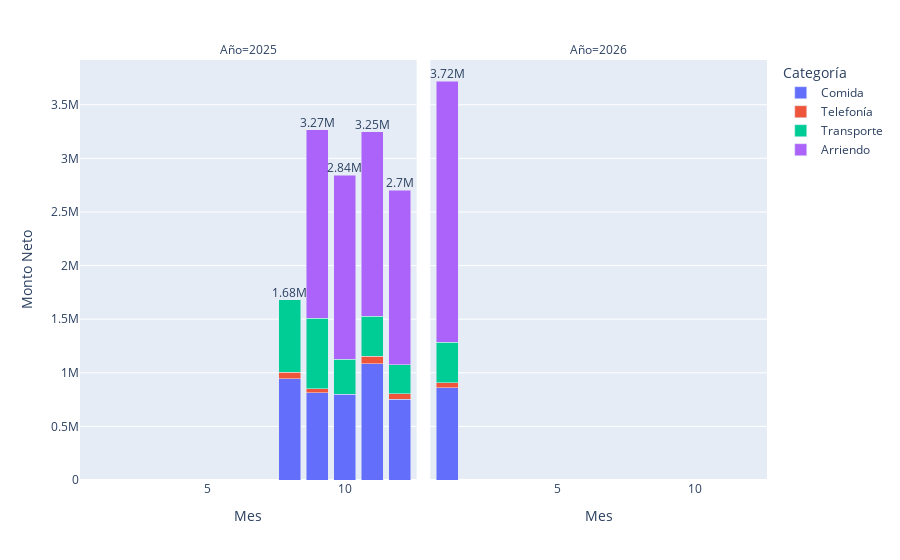

Source (notebook cell):
### Code cell
plot_expenses(df_processed)

### Figure 1 — Plotly figure (JSON) as saved in the notebook; plotly's stock layout.template omitted (floating-point values rounded to 4 significant figures)
{"data": [{"hovertemplate": "Categoría=Comida<br>Año=2025<br>Mes=%{x}<br>Monto Neto=%{y}<extra></extra>", "legendgroup": "Comida", "marker": {"color": "#636efa", "pattern": {"shape": ""}}, "name": "Comida", "orientation": "v", "showlegend": true, "textposition": "auto", "type": "bar", "x": [8, 9, 10, 11, 12], "xaxis": "x", "y": [943500.0, 812700.0, 798900.0, 1084000.0, 752100.0], "yaxis": "y"}, {"hovertemplate": "Categoría=Comida<br>Año=2026<br>Mes=%{x}<br>Monto Neto=%{y}<extra></extra>", "legendgroup": "Comida", "marker": {"color": "#636efa", "pattern": {"shape": ""}}, "name": "Comida", "orientation": "v", "showlegend": false, "textposition": "auto", "type": "bar", "x": [1], "xaxis": "x2", "y": [861500.0], "yaxis": "y2"}, {"hovertemplate": "Categoría=Telefonía<br>Año=2025<br>Mes=%{x}<br>Monto Neto=%{y}<extra></extra>", "legendgroup": "Telefonía", "marker": {"color": "#EF553B", "pattern": {"shape": ""}}, "name": "Telefonía", "orientation": "v", "showlegend": true, "textposition": "auto", "type": "bar", "x": [8, 9, 11, 12], "xaxis": "x", "y": [59960.0, 39900.0, 69040.0, 52800.0], "yaxis": "y"}, {"hovertemplate": "Categoría=Telefonía<br>Año=2026<br>Mes=%{x}<br>Monto Neto=%{y}<extra></extra>", "legendgroup": "Telefonía", "marker": {"color": "#EF553B", "pattern": {"shape": ""}}, "name": "Telefonía", "orientation": "v", "showlegend": false, "textposition": "auto", "type": "bar", "x": [1], "xaxis": "x2", "y": [45240.0], "yaxis": "y2"}, {"hovertemplate": "Categoría=Transporte<br>Año=2025<br>Mes=%{x}<br>Monto Neto=%{y}<extra></extra>", "legendgroup": "Transporte", "marker": {"color": "#00cc96", "pattern": {"shape": ""}}, "name": "Transporte", "orientation": "v", "showlegend": true, "textposition": "auto", "type": "bar", "x": [8, 9, 10, 11, 12], "xaxis": "x", "y": [680000.0, 654700.0, 326400.0, 376000.0, 270300.0], "yaxis": "y"}, {"hovertemplate": "Categoría=Transporte<br>Año=2026<br>Mes=%{x}<br>Monto Neto=%{y}<extra></extra>", "legendgroup": "Transporte", "marker": {"color": "#00cc96", "pattern": {"shape": ""}}, "name": "Transporte", "orientation": "v", "showlegend": false, "textposition": "auto", "type": "bar", "x": [1], "xaxis": "x2", "y": [376300.0], "yaxis": "y2"}, {"hovertemplate": "Categoría=Arriendo<br>Año=2025<br>Mes=%{x}<br>Monto Neto=%{y}<extra></extra>", "legendgroup": "Arriendo", "marker": {"color": "#ab63fa", "pattern": {"shape": ""}}, "name": "Arriendo", "orientation": "v", "showlegend": true, "textposition": "auto", "type": "bar", "x": [9, 10, 11, 12], "xaxis": "x", "y": [1760000.0, 1720000.0, 1718000.0, 1629000.0], "yaxis": "y"}, {"hovertemplate": "Categoría=Arriendo<br>Año=2026<br>Mes=%{x}<br>Monto Neto=%{y}<extra></extra>", "legendgroup": "Arriendo", "marker": {"color": "#ab63fa", "pattern": {"shape": ""}}, "name": "Arriendo", "orientation": "v", "showlegend": false, "textposition": "auto", "type": "bar", "x": [1], "xaxis": "x2", "y": [2439000.0], "yaxis": "y2"}, {"mode": "text", "name": "Total 2025", "showlegend": false, "text": ["1.68M", "3.27M", "2.84M", "3.25M", "2.7M"], "textposition": "top center", "type": "scatter", "x": [8, 9, 10, 11, 12], "xaxis": "x", "y": [1683000.0, 3267000.0, 2845000.0, 3247000.0, 2704000.0], "yaxis": "y"}, {"mode": "text", "name": "Total 2026", "showlegend": false, "text": ["3.72M"], "textposition": "top center", "type": "scatter", "x": [1], "xaxis": "x2", "y": [3722000.0], "yaxis": "y2"}], "layout": {"annotations": [{"font": {}, "showarrow": false, "text": "Año=2025", "x": 0.245, "xanchor": "center", "xref": "paper", "y": 1, "yanchor": "bottom", "yref": "paper"}, {"font": {}, "showarrow": false, "text": "Año=2026", "x": 0.755, "xanchor": "center", "xref": "paper", "y": 1, "yanchor": "bottom", "yref": "paper"}], "barmode": "stack", "legend": {"title": {"text": "Categoría"}, "tracegroupgap": 0}, "margin": {"t": 60}, "xaxis": {"anchor": "y", "domain": [0, 0.49], "title": {"text": "Mes"}}, "xaxis2": {"anchor": "y2", "domain": [0.51, 1], "matches": "x", "title": {"text": "Mes"}}, "yaxis": {"anchor": "x", "domain": [0, 1], "title": {"text": "Monto Neto"}}, "yaxis2": {"anchor": "x2", "domain": [0, 1], "matches": "y", "showticklabels": false}}}
